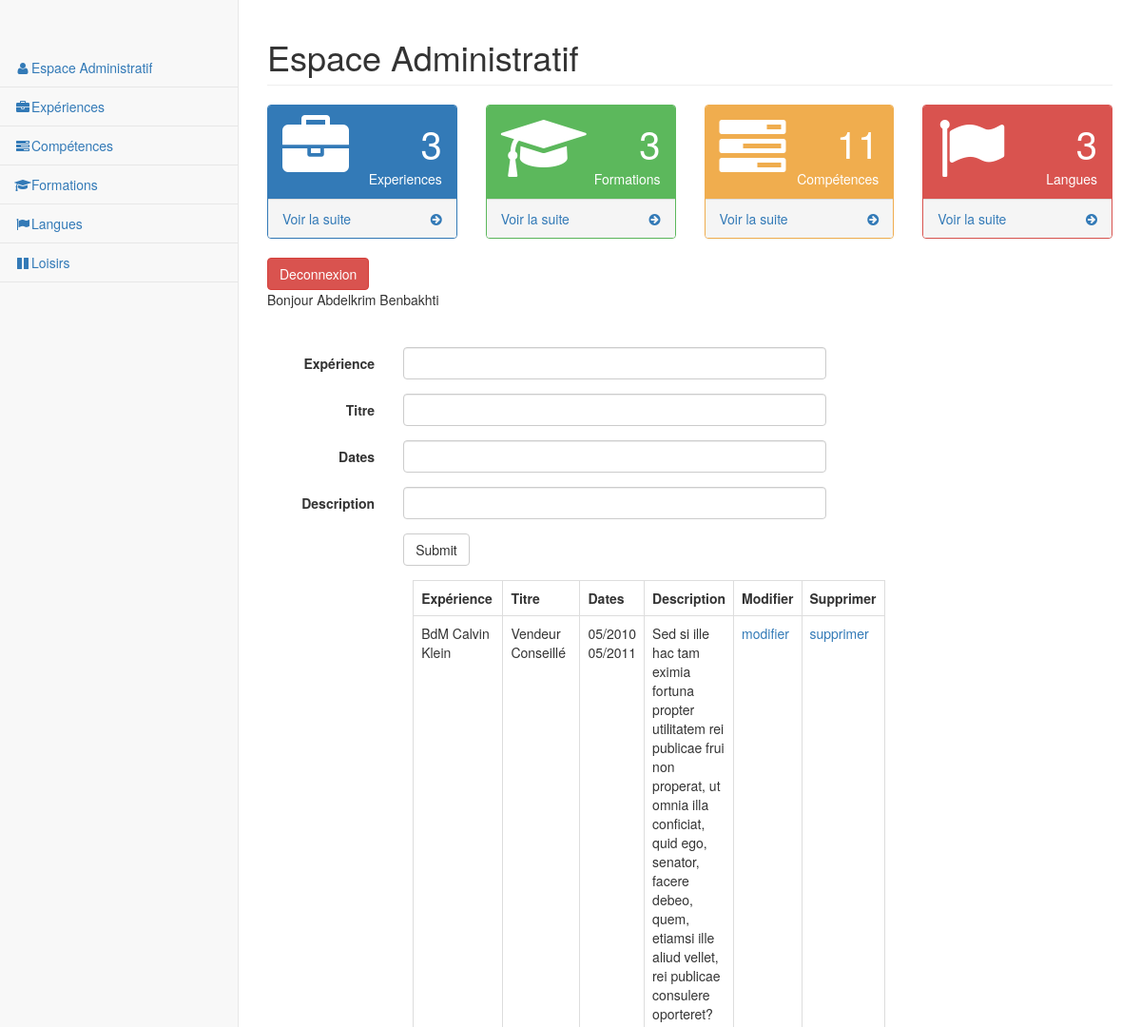
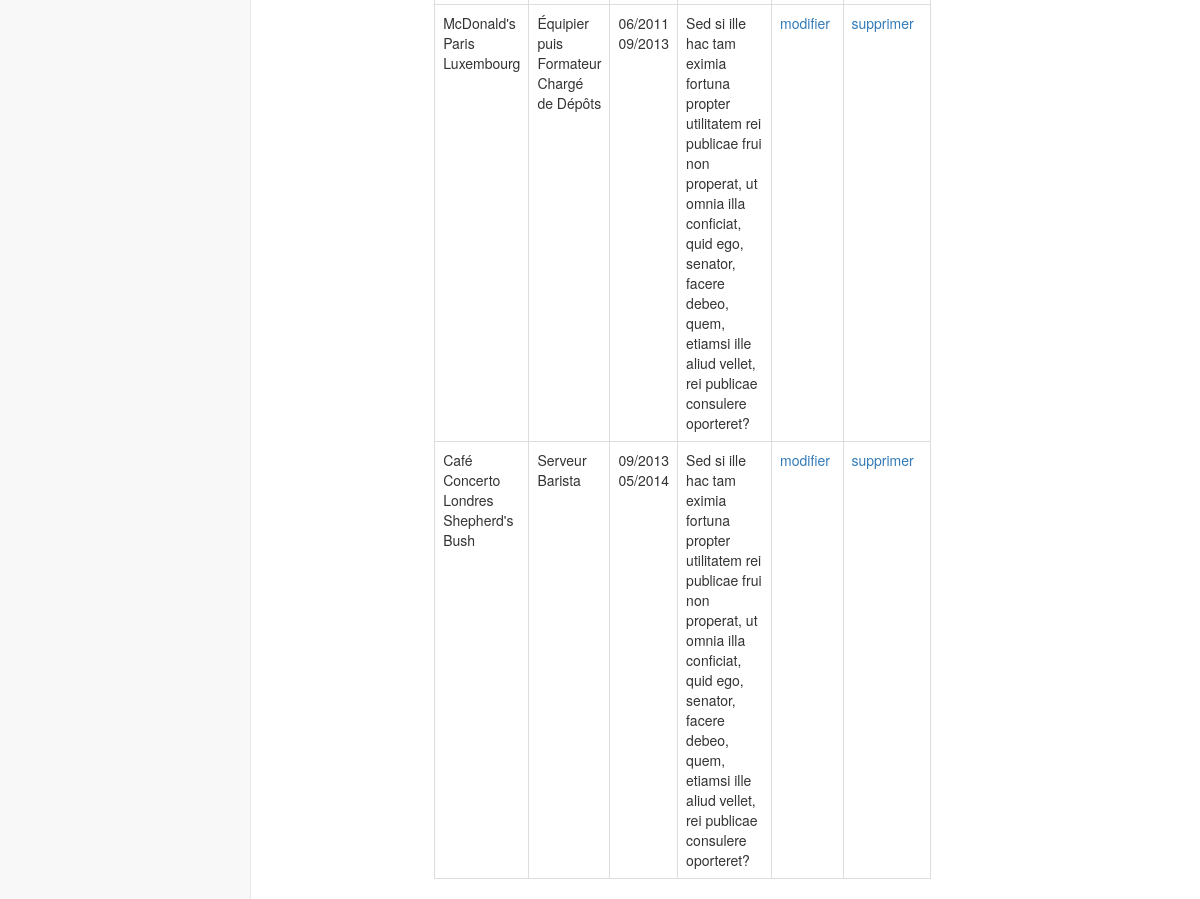
The app's page /admin/modif_experiences.php (signed in), older data (2 pictures, top to bottom).
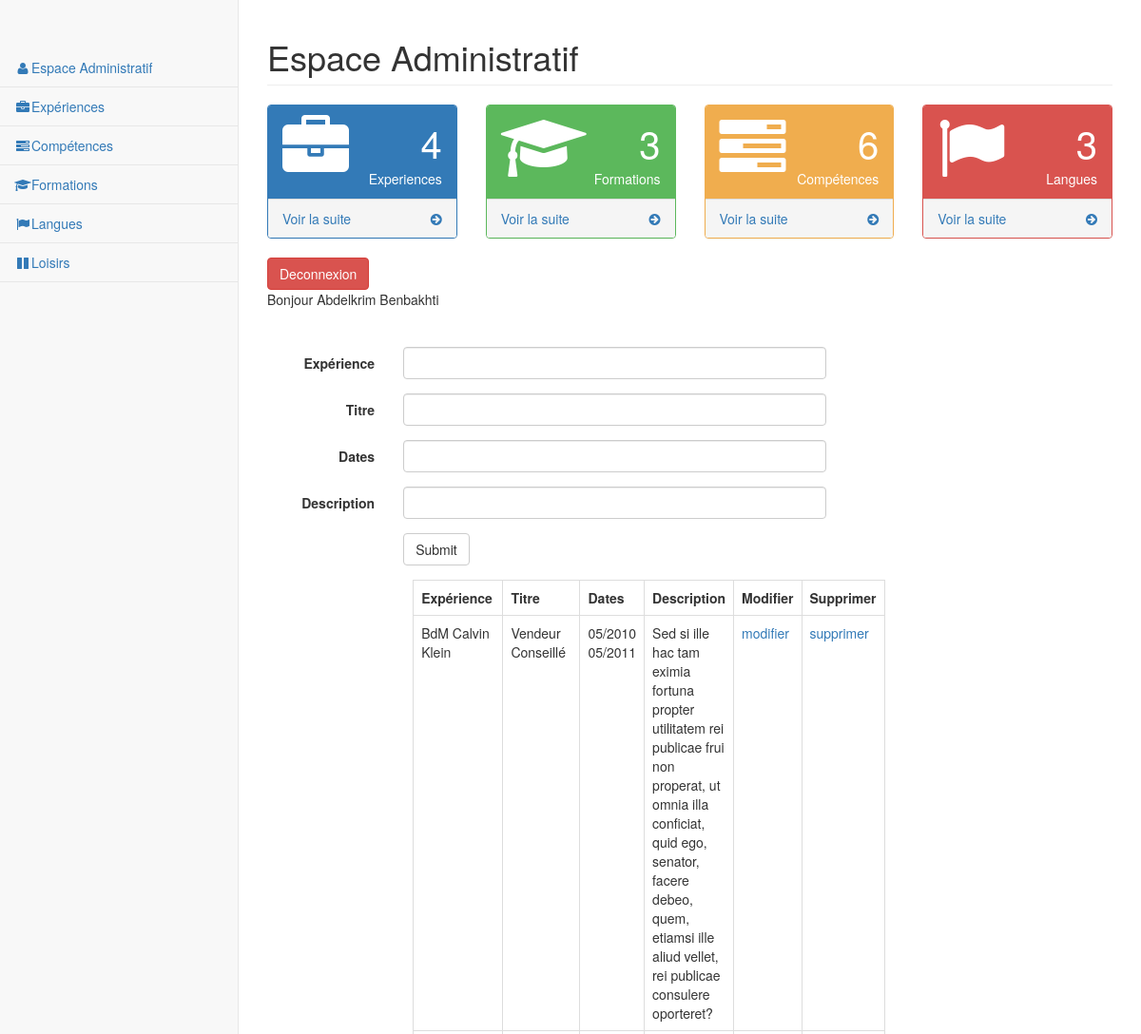
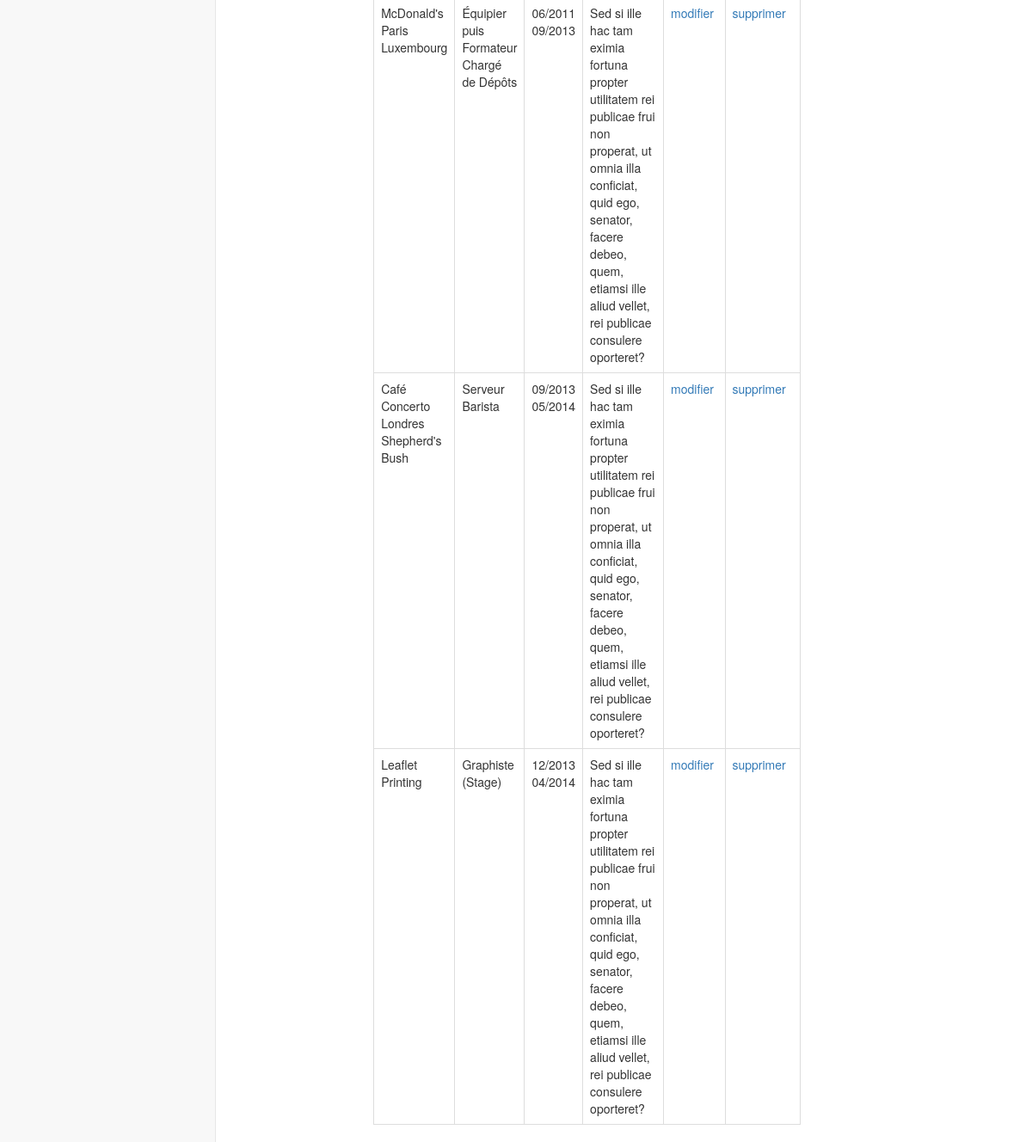
The same page, newer data (2 pictures, top to bottom).
### tables this page shows
CREATE TABLE `t_experiences` (
  `id_experience` int(11) NOT NULL,
  `experience` text NOT NULL,
  `titre_e` text,
  `dates` text,
  `description` text NOT NULL,
  `utlisateur_id` int(11) DEFAULT NULL
);

### admin/modif_experiences.php (the view, shortened to what this page needs)
<?php include 'top.php'; ?>
        <?php
        $sql = $pdoCV->query("SELECT * FROM t_utilisateur");
        $resultat = $sql->fetch();
        echo '<div class="identite"> Bonjour ' .$resultat['prenom'].' '.$resultat['nom'].'<br/>
        </div><br><br>';
        ?>
            <div class="row">
                <form class="form-horizontal" method="POST" action="">
                  <div class="form-group">
                    <label for="inputEmail3" class="col-sm-2 control-label">Expérience</label>
                    <div class="col-sm-6">
                      <input type="text" name="experience" class="form-control" id="inputEmail3" value="<?= isset($resultat2['experience']) ? $resultat2['experience'] : null; ?>">
                    </div>
                  </div>
                  <div class="form-group">
                    <label for="inputEmail3" class="col-sm-2 control-label">Titre</label>
                    <div class="col-sm-6">
                      <input type="text" name="titre_e" class="form-control" id="inputEmail3" value="<?= isset($resultat2['titre_e']) ? $resultat2['titre_e'] : null; ?>">
                    </div>
                  </div>
                  <div class="form-group">
                    <label for="inputEmail3" class="col-sm-2 control-label">Dates</label>
                    <div class="col-sm-6">
                      <input type="text" name="dates" class="form-control" id="inputEmail3" value="<?= isset($resultat2['dates']) ? $resultat2['dates'] : null; ?>">
                    </div>
                  </div>
                  <div class="form-group">
                    <label for="inputEmail3" class="col-sm-2 control-label">Description</label>
                    <div class="col-sm-6">
                      <input type="text" name="description" class="form-control" id="inputEmail3" value="<?= isset($resultat2['description']) ? $resultat2['description'] : null; ?>">
                    </div>
                  </div>
                  <div class="form-group">
                    <div class="col-sm-offset-2 col-sm-10">
                      <input type="submit" class="btn btn-default"></input>
                    </div>
                  </div>
                </form>
            </div>
    <div class="row">
                <?php
                $sql = $pdoCV->query("SELECT * FROM t_experiences");
                $sql -> execute();
                ?>
                <div class="col-lg-6 col-lg-offset-2">
                    <table class="table table-bordered">
                        <tr>
                            <th>Expérience</th>
                            <th>Titre</th>
                            <th>Dates</th>
                            <th>Description</th>
                            <th>Modifier</th>
                            <th>Supprimer</th>
                        </tr>
                        <?php while ($resultat=$sql->fetch()){ ?>
                        <tr>
                            <td><?= $resultat['experience'] ?></td>
                            <td><?= $resultat['titre_e'] ?></td>
                            <td><?= $resultat['dates'] ?></td>
                            <td><?= $resultat['description'] ?></td>
                            <td><a href="modif_experiences.php?id_experience=<?= $resultat['id_experience']?>">modifier</a></td>
                            <td><a href="experiences.php?id_experience=<?= $resultat['id_experience']?>">supprimer</a></td>
                        </tr>
                    <?php } ?>
                    </table>
                </div>
            </div>
        </div>
<?php include 'bottom.php'; ?>

Row changes from the older to the newer data that the page shows:
added t_experiences: experience "Leaflet Printing", titre_e "Graphiste (Stage)", dates "12/2013 04/2014", description "Sed si ille hac tam eximia fortuna propter utilitatem rei publicae frui non properat, ut omnia illa conficiat, quid ego, senator, facere debeo, quem, etiamsi ille aliud vellet, rei publicae consulere oporteret?"
Text that changed along with them:
text no longer shown: "Espace Administratif Expériences Compétences Formations Langues Loisirs Espace Administratif 3 Experiences Voir la suite 3 Formations Voir la suite 11 Compétences Voir la suite 3 Langues Voir la suite Deconnexion"
text now shown: "Espace Administratif Expériences Compétences Formations Langues Loisirs Espace Administratif 4 Experiences Voir la suite 3 Formations Voir la suite 6 Compétences Voir la suite 3 Langues Voir la suite Deconnexion"
